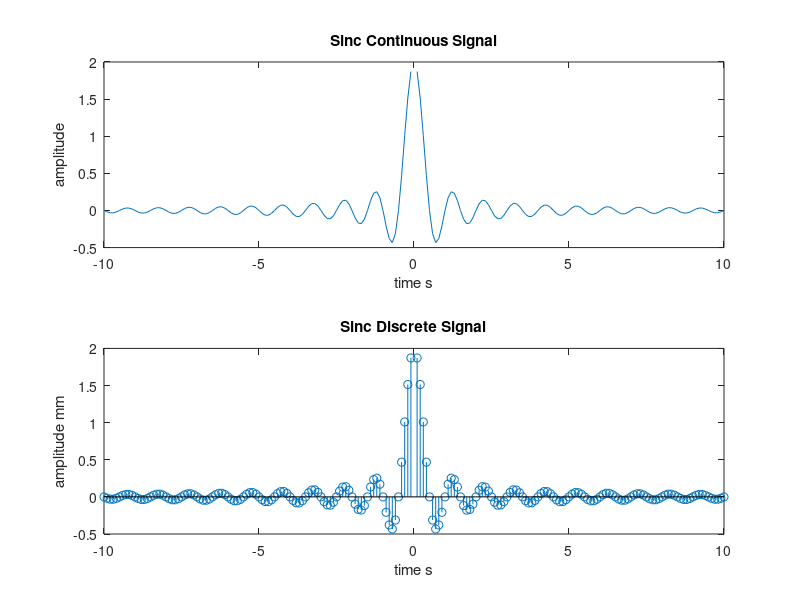

This chart was generated by the following MATLAB code:
clc;
clear;
close all;

% Sinc Signal
time = -10:0.1:10;
frequency = 1;
sincSignal = sin(2*pi*frequency*time) ./ (pi * time);

subplot(2, 1, 1)
plot(time, sincSignal);
xlabel('time s');
ylabel('amplitude');
title('Sinc Continuous Signal');

subplot(2, 1, 2)
stem(time, sincSignal);
xlabel('time s');
ylabel('amplitude mm');
title('Sinc Discrete Signal')
